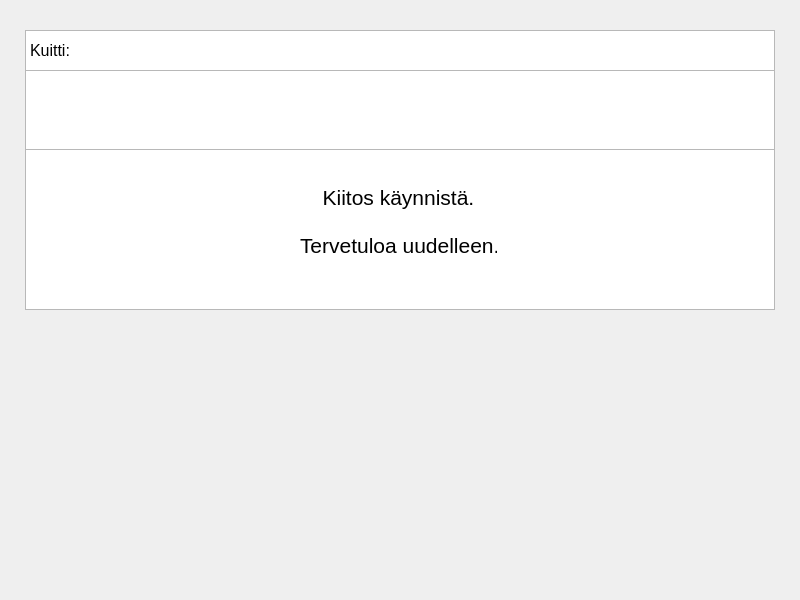
<?xml version="1.0" encoding="UTF-8"?>
<ui version="4.0">
 <class>Kuitti</class>
 <widget class="QDialog" name="Kuitti">
  <property name="geometry">
   <rect>
    <x>0</x>
    <y>0</y>
    <width>800</width>
    <height>600</height>
   </rect>
  </property>
  <property name="windowTitle">
   <string>Dialog</string>
  </property>
  <widget class="QTableView" name="tableView">
   <property name="geometry">
    <rect>
     <x>25</x>
     <y>70</y>
     <width>750</width>
     <height>80</height>
    </rect>
   </property>
   <property name="font">
    <font>
     <pointsize>12</pointsize>
    </font>
   </property>
   <attribute name="horizontalHeaderStretchLastSection">
    <bool>true</bool>
   </attribute>
   <attribute name="verticalHeaderVisible">
    <bool>false</bool>
   </attribute>
   <attribute name="verticalHeaderStretchLastSection">
    <bool>true</bool>
   </attribute>
  </widget>
  <widget class="QLabel" name="label">
   <property name="geometry">
    <rect>
     <x>30</x>
     <y>40</y>
     <width>341</width>
     <height>21</height>
    </rect>
   </property>
   <property name="font">
    <font>
     <pointsize>12</pointsize>
    </font>
   </property>
   <property name="text">
    <string>Kuitti:</string>
   </property>
  </widget>
  <widget class="QLabel" name="label_2">
   <property name="geometry">
    <rect>
     <x>300</x>
     <y>180</y>
     <width>197</width>
     <height>84</height>
    </rect>
   </property>
   <property name="text">
    <string>&lt;html&gt;&lt;head/&gt;&lt;body&gt;&lt;p align=&quot;center&quot;&gt;&lt;span style=&quot; font-size:16pt;&quot;&gt;Kiitos käynnistä.&lt;br/&gt;&lt;br/&gt;Tervetuloa uudelleen.&lt;/span&gt;&lt;/p&gt;&lt;/body&gt;&lt;/html&gt;</string>
   </property>
  </widget>
  <widget class="QTextBrowser" name="textBrowser">
   <property name="geometry">
    <rect>
     <x>25</x>
     <y>30</y>
     <width>750</width>
     <height>280</height>
    </rect>
   </property>
  </widget>
  <zorder>textBrowser</zorder>
  <zorder>tableView</zorder>
  <zorder>label</zorder>
  <zorder>label_2</zorder>
 </widget>
 <resources/>
 <connections/>
</ui>
